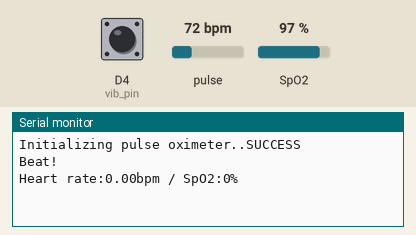
Simulated run of this sketch. Board: ESP8266 (NodeMCU). Shown: the last lines printed to the serial monitor. Inputs (shaded band) come from the test bench; at power-on: pulse 72 bpm, SpO2 97 %, D4 (vib_pin) LOW.

Above: at 1.2 s.
1.3 s: pulse set to 42 bpm
At 2.8 s:
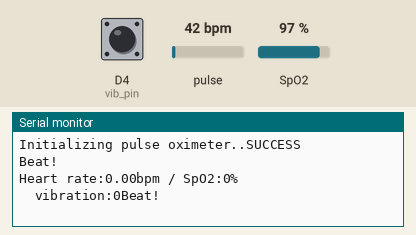
5.5 s: SpO2 set to 80 %
At 6.8 s:
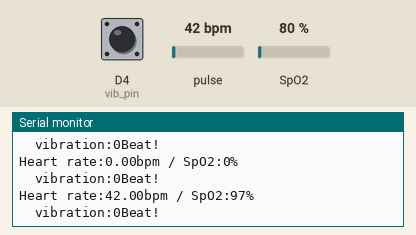
7.0 s: pulse set to 70 bpm
At 7.8 s:
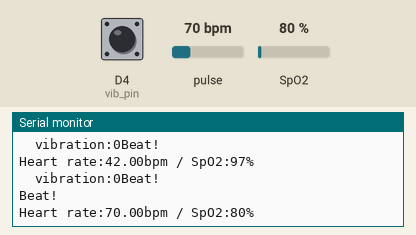
8.5 s: D4 (vib_pin) pulsed HIGH 5 times (0.12 s each, 0.3 s apart)
At 9.6 s:
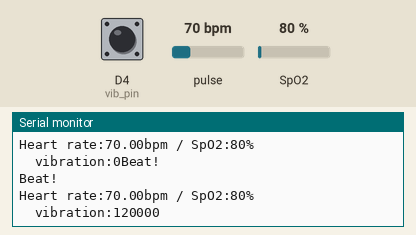
Timing chart, 0 to 11.5 s (numbered marks = the images above; inputs shaded):
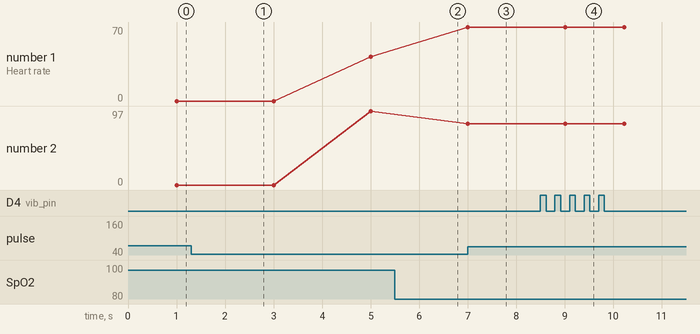

Measured:
- after the input at 7.0 s, the serial monitor: prints a new line at once (image 3)
- after the input at 8.5 s, the serial monitor: prints a new line after 0.72 s (image 4)
- plotted number 1: 0 → 42 after the input at 1.3 s, 42 → 70 after the input at 7.0 s

The sketch:

Stress_level_Arduino.ino
```cpp
#include <Wire.h>
#include "MAX30100_PulseOximeter.h"

#define REPORTING_PERIOD_MS     1000

// PulseOximeter is the higher level interface to the sensor
// it offers:
//  * beat detection reporting
//  * heart rate calculation
//  * SpO2 (oxidation level) calculation
PulseOximeter pox;
int vib_pin=D4;

uint32_t tsLastReport = 0;

// Callback (registered below) fired when a pulse is detected
void onBeatDetected()
{
    Serial.println("Beat!");
}

void setup()
{
    Serial.begin(115200);

    Serial.print("Initializing pulse oximeter..");

    // Initialize the PulseOximeter instance
    // Failures are generally due to an improper I2C wiring, missing power supply
    // or wrong target chip
    if (!pox.begin()) {
        Serial.println("FAILED");
        for(;;);
    } else {
        Serial.println("SUCCESS");
    }

    // The default current for the IR LED is 50mA and it could be changed
    //  by uncommenting the following line. Check MAX30100_Registers.h for all the
    //  available options.
    // pox.setIRLedCurrent(MAX30100_LED_CURR_7_6MA);

    // Register a callback for the beat detection
   pox.setOnBeatDetectedCallback(onBeatDetected);
}

void loop()
{
    // Make sure to call update as fast as possible
    pox.update();

    // Asynchronously dump heart rate and oxidation levels to the serial
    // For both, a value of 0 means "invalid"
    if (millis() - tsLastReport > REPORTING_PERIOD_MS) {
        Serial.print("Heart rate:");
        Serial.print(pox.getHeartRate());
        Serial.print("bpm / SpO2:");
        Serial.print(pox.getSpO2());
        Serial.println("%");
        long vibration=pulseIn(vib_pin,HIGH);
        Serial.print("  vibration:");
        Serial.print(vibration);
 tsLastReport = millis();
}
}
```
